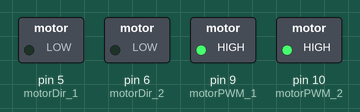
Recording of a sketch running on a simulated Arduino Uno, built with avr-gcc and run on an emulated ATmega328P. Shown: switched loads named in the sketch (green lamp = pin HIGH).

Above: at 0.2 s.
At 1.7 s:
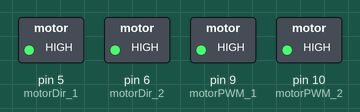
Timing chart, 0 to 3.0 s (numbered marks = the images above):
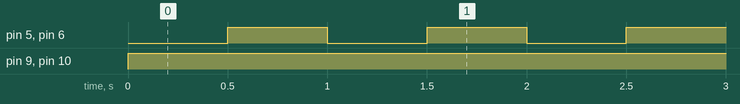

The sketch:

motorDriverL293DRAW.ino
```cpp
#define power 255
#define FORWARD LOW
#define BACKWARD HIGH

int motorDir_1 = 5;
int motorPWM_1 = 9;

int motorDir_2 = 6;
int motorPWM_2 = 10;

int steering = 1;

void setup(){
 pinMode(motorDir_1, OUTPUT);
 pinMode(motorPWM_1, OUTPUT);
 pinMode(motorDir_2, OUTPUT);
 pinMode(motorPWM_2, OUTPUT);
}

void loop(){
  moveForward();
  delay(500);
  moveBackward();
  delay(500);
}

void moveForward(){
  digitalWrite(motorDir_1, FORWARD);
  analogWrite(motorPWM_1, power);

  digitalWrite(motorDir_2, FORWARD);
  analogWrite(motorPWM_2, power);
}

void moveBackward(){
  digitalWrite(motorDir_1, BACKWARD);
  analogWrite(motorPWM_1, power);

  digitalWrite(motorDir_2, BACKWARD);
  analogWrite(motorPWM_2, power);
}

//void moveLeft(){
//  digitalWrite(motorDir_1, FORWARD);
//  analogWrite(motorPWM_1, power);
//
//  digitalWrite(motorDir_2, BACKWARD);
//  analogWrite(motorPWM_2, power * steering);
//}
//
//void moveRight(){
//  digitalWrite(motorDir_1, BACKWARD);
//  analogWrite(motorPWM_1, power * 1);
//
//  digitalWrite(motorDir_2, FORWARD);
//  analogWrite(motorPWM_2, power);
//}
```

Measured:
- by itself, pin 5 (motorDir_1), pin 6 (motorDir_2): alternates HIGH for 0.50 s and LOW for 0.50 s
- by itself, pin 9 (motorPWM_1), pin 10 (motorPWM_2): LOW → HIGH at 0.00 s
